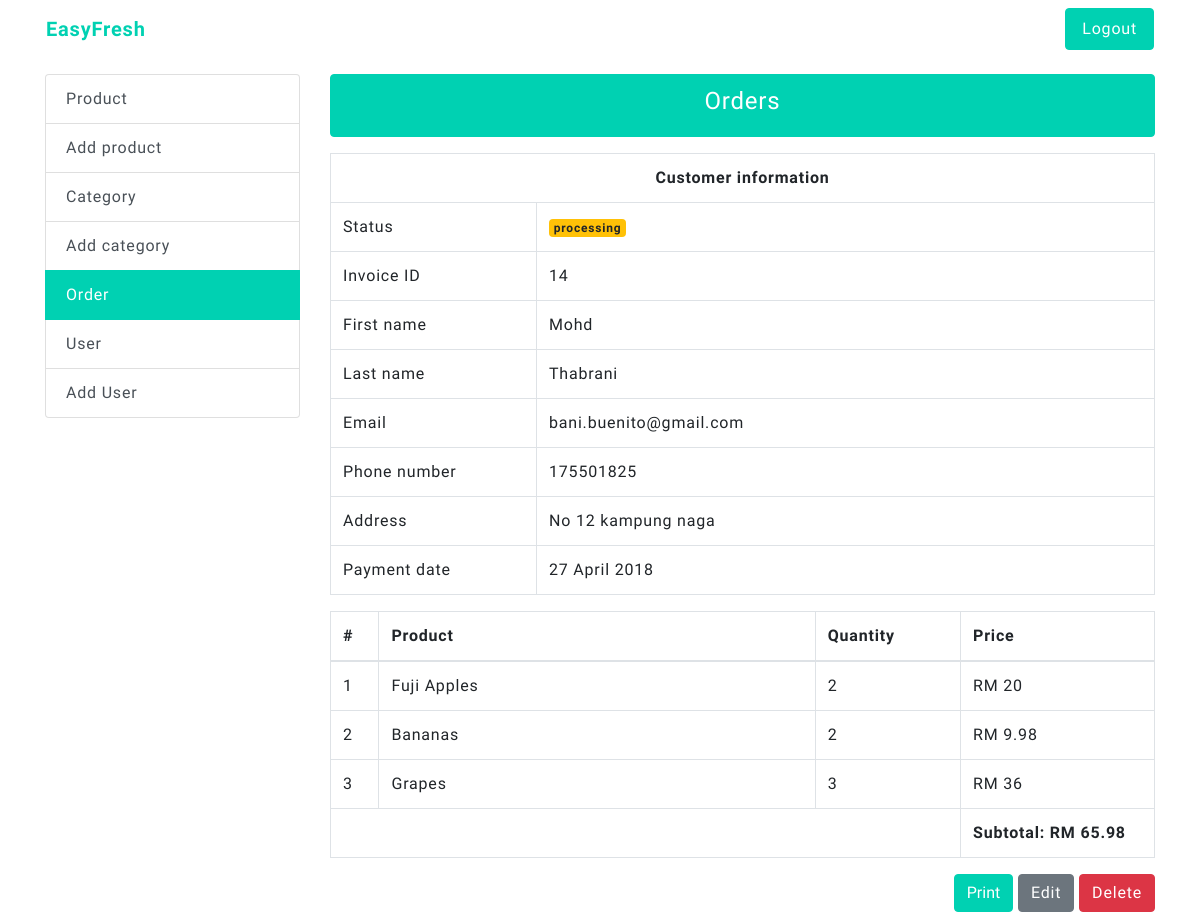
Page /admin/orders-show.php?id=14 (signed in) on the committed database.
### tables this page shows
CREATE TABLE `orders` (
  `id` int(11) NOT NULL,
  `status` varchar(50) NOT NULL DEFAULT 'pending',
  `first_name` varchar(255) NOT NULL,
  `last_name` varchar(255) NOT NULL,
  `email` varchar(255) NOT NULL,
  `phone_number` varchar(50) NOT NULL,
  `address` text NOT NULL,
  `total_price` decimal(5,2) NOT NULL,
  `created_date` timestamp NOT NULL DEFAULT CURRENT_TIMESTAMP
);

CREATE TABLE `order_product` (
  `id` int(11) NOT NULL,
  `product_id` int(11) NOT NULL,
  `product_name` varchar(255) NOT NULL,
  `quantity` int(11) NOT NULL,
  `price` decimal(5,2) NOT NULL,
  `order_id` int(11) NOT NULL
);

### admin/functions/orders-edit.php (called while the page is built, shortened)
<?php
if(empty($_GET['id'])) {
	header('Location: /admin/');
} else {
	require_once($_SERVER['DOCUMENT_ROOT'].'/database-connection.php');
	$id = htmlspecialchars(strip_tags($_GET['id']));
	$sql = "SELECT * FROM orders WHERE id=$id LIMIT 1";
	$orders = $conn->query($sql);
	if (mysqli_num_rows($orders) > 0) {
		$row = mysqli_fetch_assoc($orders);
		$id = $row["id"];
		$status = $row['status'];
		$first_name = $row['first_name'];
		$last_name = $row['last_name'];
		$email = $row['email'];
		$phone_number = $row['phone_number'];
		$address = $row['address'];
		$created_date = date("d F Y", strtotime($row['created_date']));
	} else {
		header('Location: /admin/');
	}
	$sql = "SELECT product_id, product_name, quantity, price FROM order_product WHERE order_id=$id";
	$products = $conn->query($sql);
}

### admin/orders-show.php (the view, shortened to what this page needs)
<?php
require_once($_SERVER['DOCUMENT_ROOT'].'/admin/functions/orders-edit.php');
?>
<?php require_once($_SERVER['DOCUMENT_ROOT'].'/partials/header.php') ?>
<div class="container">
	<div class="row mb-3">
		<?php require_once($abs_path.'/admin/partials/navigation.php') ?>
	</div>
	<div class="row">
		<div class="col-sm-3">
			<?php require_once($abs_path.'/admin/partials/sidebar-menu.php') ?>
		</div>
		<div class="col-sm-9">
			<ul class="list-group mb-3">
				<li class="list-group-item active text-center">
					<h4>Orders</h4>
				</li>
			</ul>
			<div class="row">
				<div class="col-12">
					<table class="table table-bordered">
						<tbody>
							<tr>
								<th colspan="2" class="text-center table">Customer information</th>
							</tr>
							<tr>
								<td width="25%">Status</td>
								<td>
									<span class="badge <?php
										if($status == 'pending') {
											echo 'badge-danger';
										} elseif($status == 'processing') {
											echo 'badge-warning';
										} else {
											echo 'badge-success';
										}
										?>">
										<?php echo $status ?>
									</span>
								</td>
							</tr>
							<tr>
								<td width="25%">Invoice ID</td>
								<td><?php echo $id; ?></td>
							</tr>
							<tr>
								<td width="25%">First name</td>
								<td><?php echo $first_name; ?></td>
							</tr>
							<tr>
								<td width="25%">Last name</td>
								<td><?php echo $last_name; ?></td>
							</tr>
							<tr>
								<td width="25%">Email</td>
								<td><?php echo $email; ?></td>
							</tr>
							<tr>
								<td width="25%">Phone number</td>
								<td><?php echo $phone_number; ?></td>
							</tr>
							<tr>
								<td width="25%">Address</td>
								<td><?php echo $address; ?></td>
							</tr>
							<tr>
								<td width="25%">Payment date</td>
								<td><?php echo $created_date; ?></td>
							</tr>
						</tbody>
					</table>
					<table class="table table-bordered">
						<thead>
							<tr>
								<th width="5%">#</th>
								<th width="45%">Product</th>
								<th width="15%">Quantity</th>
								<th width="20%">Price</th>
							</tr>
						</thead>
						<tbody>
							<?php if ($products->num_rows > 0) :
								$total = 0;
								$count = 1 ?>
								<?php while($row = $products->fetch_assoc()) :
									$total += ($row['price'] *  $row['quantity']) ?>
									<tr>
										<td><?php echo $count++ ?></td>
										<td><?php echo $row['product_name'] ?></td>
										<td><?php echo $row['quantity'] ?></td>
										<td>RM <?php echo ($row['price'] *  $row['quantity']); ?></td>
									</tr>
								<?php endwhile ?>
							<?php endif ?>
							<tr>
								<td colspan="3"></td>
								<td colspan="1"><strong>Subtotal: RM <?php echo $total ?></strong></td>
							</tr>
						</tbody>
					</table>
					<div class="text-right">
						<button type="button" class="btn btn-primary" onclick="window.print();">Print</button>
						<a class="btn btn-secondary" href="/admin/orders-edit.php?id=<?php echo $id ?>">Edit</a>
						<a class="btn btn-danger" href="/admin/functions/orders-delete.php?id=<?php echo $id ?>">Delete</a>
					</div>
				</div>
			</div>
		</div>
	</div>
</div>
<?php require_once($abs_path.'/partials/footer.php') ?>

### css/main.css (style rules this page uses)
body { font-family: 'Muli'; letter-spacing: 0.05rem; }
.btn.btn-primary, .list-group-item.active { background: #00d1b2 !important; border-color: #00d1b2 !important; }
.no-deco, a { text-decoration: none !important; }
a { color: #00d1b2; transition-duration: 300ms; }

### rows in the picture
orders: status "processing", id "14", first_name "Mohd", last_name "Thabrani", email "bani.buenito@gmail.com", phone_number "175501825", address "No 12 kampung naga", created_date "27 April 2018"
order_product: product_name "Fuji Apples", quantity "2", price+quantity "20"
order_product: product_name "Bananas", quantity "2", price+quantity "9.98"
order_product: product_name "Grapes", quantity "3", price+quantity "36"

### other values in the picture
$total "65.98"
